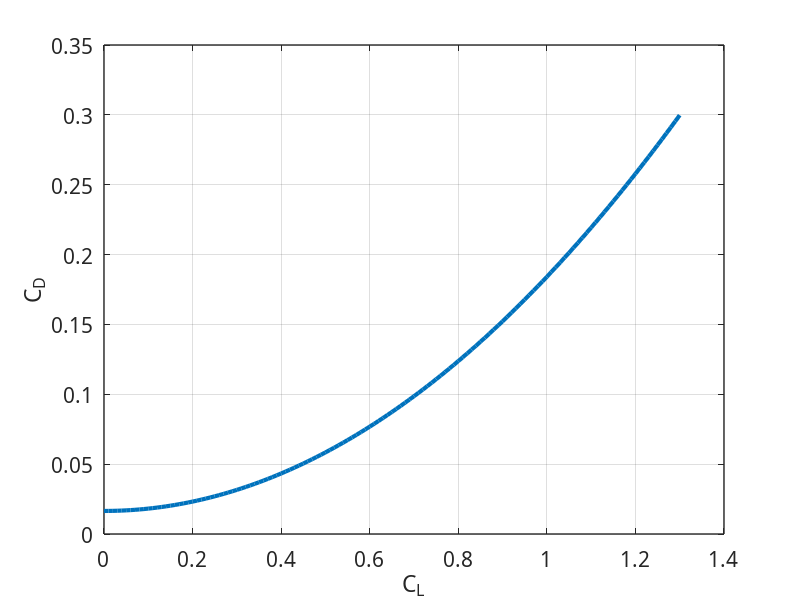

Write the MATLAB code that produced this figure.
C_L = 0:0.01:01.3;
C_D = 0.0165 + 0.1676*C_L .^2;

figure(1)
plot(C_L, C_D,'Linewidth',3)
xlabel('C_L')
ylabel('C_D')
set(gca,'FontName','Times New Roman','FontSize',15,'LineWidth',1);
set(gca,'Fontname','Monospaced','FontSize',15);
grid on